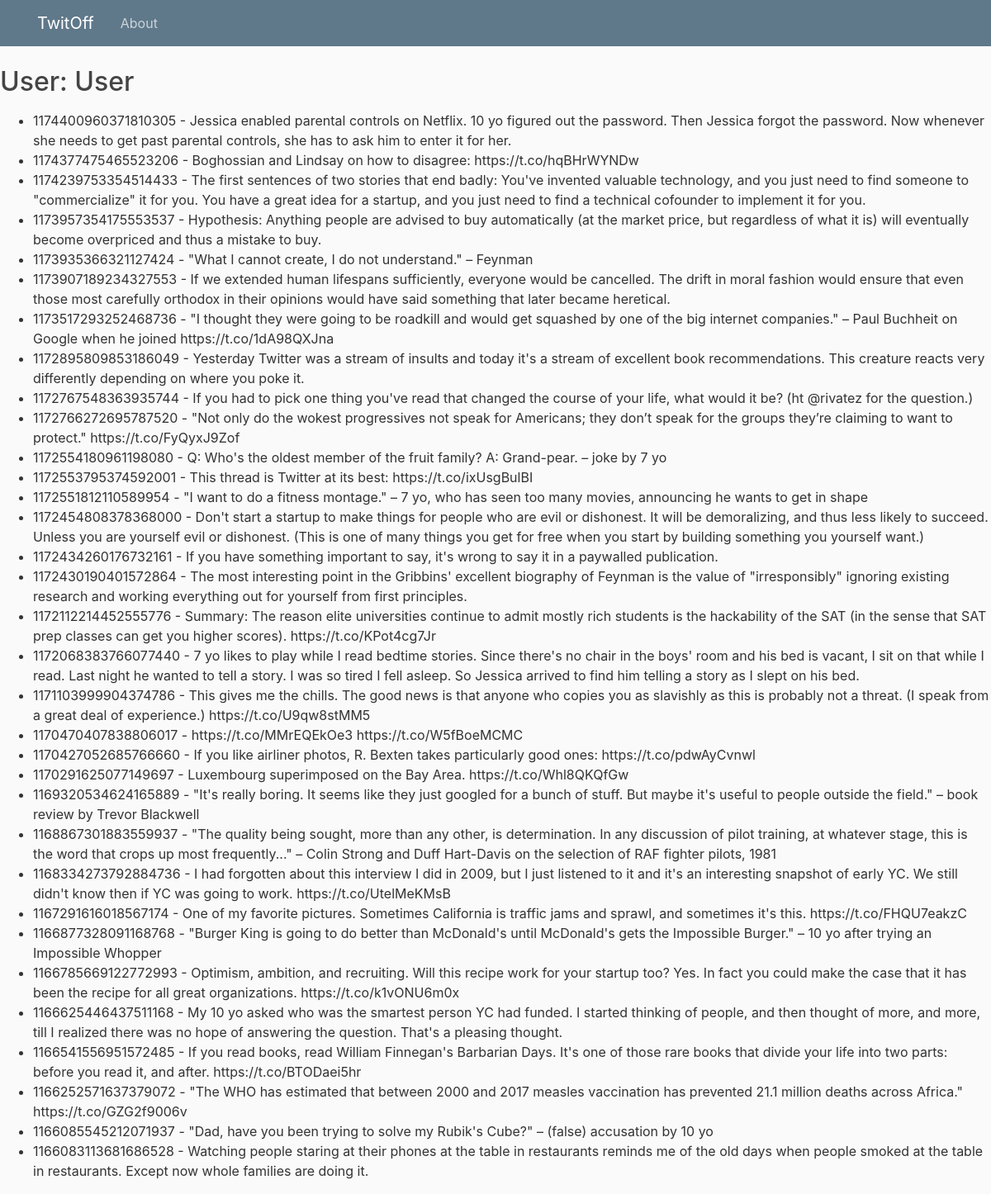
The page /user/paulg on the database its author committed.
### twitoff_app/models.py (models this page shows, shortened)
class Tweet(DB.Model):
    id = DB.Column(DB.BigInteger, primary_key=True)
    text = DB.Column(DB.Unicode(500))
    embedding = DB.Column(DB.PickleType, nullable=False)
    user_id = DB.Column(DB.BigInteger,
                        DB.ForeignKey('user.id'),
                        nullable=False)
    user = DB.relationship('User', backref=DB.backref('tweets', lazy=True))

### twitoff_app/routes.py (the view)
@app.route('/user', methods=['POST'])
@app.route('/user/<name>', methods=['GET'])
def user(name=None):
    message = ''
    name = name or request.values['user_name']
    try:
        if request.method == 'POST':
            add_or_update_user(name)
            message = f'User {name} successfully added!'
        tweets = User.query.filter(User.name == name).one().tweets
    except Exception as e:
        message = f'Error adding {name}: {e}'
        tweets = []
    return render_template('user.html', title='User', tweets=tweets,
                           message=message)

### twitoff_app/templates/user.html (shortened to what this page needs)
{% extends "layout.html" %}
{% block content %}
<h2>User: {{ title }}</h2>
<ul>
    {% for tweet in tweets %}
    <li>{{tweet.id}} - {{ tweet.text }}</li>
    {% endfor %}
</ul>
{% endblock %}

### twitoff_app/static/main.css (style rules this page uses)
body { background: #fafafa; color: #333333; margin-top: 5rem; }
h1, h2, h3, h4, h5, h6 { color: #444444; }

### rows shown on the page
Tweet: id "1174400960371810305", text "Jessica enabled parental controls on Netflix. 10 yo figured out the password. Then Jessica forgot the password. Now whenever she needs to get past parental controls, she has to ask him to enter it for her."
Tweet: id "1174377475465523206", text "Boghossian and Lindsay on how to disagree: https://t.co/hqBHrWYNDw"
Tweet: id "1174239753354514433", text "The first sentences of two stories that end badly: You've invented valuable technology, and you just need to find someone to \"commercialize\" it for you. You have a great idea for a startup, and you just need to find a technical cofounder to implement it for you."
Tweet: id "1173957354175553537", text "Hypothesis: Anything people are advised to buy automatically (at the market price, but regardless of what it is) will eventually become overpriced and thus a mistake to buy."
Tweet: id "1173935366321127424", text "\"What I cannot create, I do not understand.\" – Feynman"
Tweet: id "1173907189234327553", text "If we extended human lifespans sufficiently, everyone would be cancelled. The drift in moral fashion would ensure that even those most carefully orthodox in their opinions would have said something that later became heretical."
Tweet: id "1173517293252468736", text "\"I thought they were going to be roadkill and would get squashed by one of the big internet companies.\" – Paul Buchheit on Google when he joined https://t.co/1dA98QXJna"
Tweet: id "1172895809853186049", text "Yesterday Twitter was a stream of insults and today it's a stream of excellent book recommendations. This creature reacts very differently depending on where you poke it."
Tweet: id "1172767548363935744", text "If you had to pick one thing you've read that changed the course of your life, what would it be? (ht @rivatez for the question.)"
Tweet: id "1172766272695787520", text "\"Not only do the wokest progressives not speak for Americans; they don’t speak for the groups they’re claiming to want to protect.\" https://t.co/FyQyxJ9Zof"
Tweet: id "1172554180961198080", text "Q: Who's the oldest member of the fruit family? A: Grand-pear. – joke by 7 yo"
Tweet: id "1172553795374592001", text "This thread is Twitter at its best: https://t.co/ixUsgBulBI"
Tweet: id "1172551812110589954", text "\"I want to do a fitness montage.\" – 7 yo, who has seen too many movies, announcing he wants to get in shape"
Tweet: id "1172454808378368000", text "Don't start a startup to make things for people who are evil or dishonest. It will be demoralizing, and thus less likely to succeed. Unless you are yourself evil or dishonest. (This is one of many things you get for free when you start by building something you yourself want.)"
Tweet: id "1172434260176732161", text "If you have something important to say, it's wrong to say it in a paywalled publication."
Tweet: id "1172430190401572864", text "The most interesting point in the Gribbins' excellent biography of Feynman is the value of \"irresponsibly\" ignoring existing research and working everything out for yourself from first principles."
Tweet: id "1172112214452555776", text "Summary: The reason elite universities continue to admit mostly rich students is the hackability of the SAT (in the sense that SAT prep classes can get you higher scores). https://t.co/KPot4cg7Jr"
Tweet: id "1172068383766077440", text "7 yo likes to play while I read bedtime stories. Since there's no chair in the boys' room and his bed is vacant, I sit on that while I read. Last night he wanted to tell a story. I was so tired I fell asleep. So Jessica arrived to find him telling a story as I slept on his bed."
Tweet: id "1171103999904374786", text "This gives me the chills. The good news is that anyone who copies you as slavishly as this is probably not a threat. (I speak from a great deal of experience.) https://t.co/U9qw8stMM5"
Tweet: id "1170470407838806017", text "https://t.co/MMrEQEkOe3 https://t.co/W5fBoeMCMC"
Tweet: id "1170427052685766660", text "If you like airliner photos, R. Bexten takes particularly good ones: https://t.co/pdwAyCvnwl"
Tweet: id "1170291625077149697", text "Luxembourg superimposed on the Bay Area. https://t.co/Whl8QKQfGw"
Tweet: id "1169320534624165889", text "\"It's really boring. It seems like they just googled for a bunch of stuff. But maybe it's useful to people outside the field.\" – book review by Trevor Blackwell"
Tweet: id "1168867301883559937", text "\"The quality being sought, more than any other, is determination. In any discussion of pilot training, at whatever stage, this is the word that crops up most frequently...\" – Colin Strong and Duff Hart-Davis on the selection of RAF fighter pilots, 1981"
Tweet: id "1168334273792884736", text "I had forgotten about this interview I did in 2009, but I just listened to it and it's an interesting snapshot of early YC. We still didn't know then if YC was going to work. https://t.co/UtelMeKMsB"
Tweet: id "1167291616018567174", text "One of my favorite pictures. Sometimes California is traffic jams and sprawl, and sometimes it's this. https://t.co/FHQU7eakzC"
Tweet: id "1166877328091168768", text "\"Burger King is going to do better than McDonald's until McDonald's gets the Impossible Burger.\" – 10 yo after trying an Impossible Whopper"
Tweet: id "1166785669122772993", text "Optimism, ambition, and recruiting. Will this recipe work for your startup too? Yes. In fact you could make the case that it has been the recipe for all great organizations. https://t.co/k1vONU6m0x"
Tweet: id "1166625446437511168", text "My 10 yo asked who was the smartest person YC had funded. I started thinking of people, and then thought of more, and more, till I realized there was no hope of answering the question. That's a pleasing thought."
Tweet: id "1166541556951572485", text "If you read books, read William Finnegan's Barbarian Days. It's one of those rare books that divide your life into two parts: before you read it, and after. https://t.co/BTODaei5hr"
Tweet: id "1166252571637379072", text "\"The WHO has estimated that between 2000 and 2017 measles vaccination has prevented 21.1 million deaths across Africa.\" https://t.co/GZG2f9006v"
Tweet: id "1166085545212071937", text "\"Dad, have you been trying to solve my Rubik's Cube?\" – (false) accusation by 10 yo"
Tweet: id "1166083113681686528", text "Watching people staring at their phones at the table in restaurants reminds me of the old days when people smoked at the table in restaurants. Except now whole families are doing it."

### other values the page prints
{{ title }} "User"
